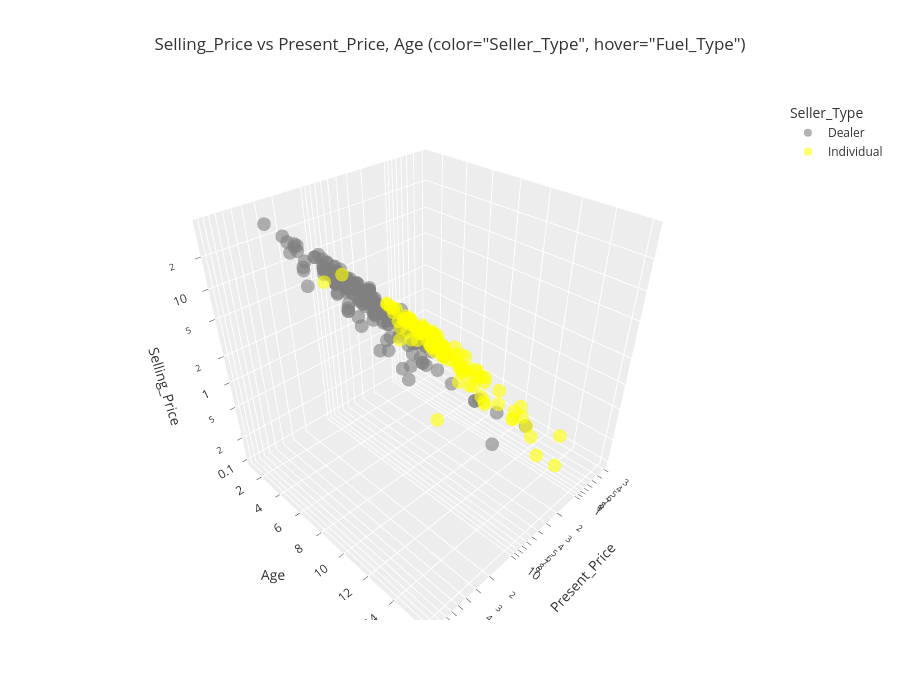

The notebook cell this image was saved under:
### Code cell
fig = px.scatter_3d(
        data_frame=df3,
        x='Present_Price',
        y='Age',
        z='Selling_Price',
        color='Seller_Type',
        color_discrete_sequence=['gray', 'yellow', 'green'],
        template='ggplot2',
        hover_name='Fuel_Type',
        # hover_data=
        opacity=0.6,
        # symbol='Transmission',
        # symbol_map=
        log_x=True,
        log_z=True,
        height=700,
        title=f'Selling_Price vs Present_Price, Age (color="Seller_Type", hover="Fuel_Type")'
)


pio.show(fig)

### Figure 1 — Plotly figure (JSON) as saved in the notebook; plotly's stock layout.template omitted (floating-point values rounded to 4 significant figures; data arrays with more than 128 entries replaced by an {"elided": "..."} marker saying what was removed)
{"data": [{"hovertemplate": "<b>%{hovertext}</b><br><br>Seller_Type=Dealer<br>Present_Price=%{x}<br>Age=%{y}<br>Selling_Price=%{z}<extra></extra>", "hovertext": {"elided": "193 str values"}, "legendgroup": "Dealer", "marker": {"color": "gray", "opacity": 0.6, "symbol": "circle"}, "mode": "markers", "name": "Dealer", "scene": "scene", "showlegend": true, "type": "scatter3d", "x": {"elided": "193 float values"}, "y": {"elided": "193 int values"}, "z": {"elided": "193 float values"}}, {"hovertemplate": "<b>%{hovertext}</b><br><br>Seller_Type=Individual<br>Present_Price=%{x}<br>Age=%{y}<br>Selling_Price=%{z}<extra></extra>", "hovertext": ["Petrol", "Petrol", "Diesel", "Petrol", "Petrol", "Petrol", "Petrol", "Petrol", "Petrol", "Petrol", "Petrol", "Petrol", "Petrol", "Petrol", "Petrol", "Petrol", "Petrol", "Petrol", "Petrol", "Petrol", "Petrol", "Petrol", "Petrol", "Petrol", "Petrol", "Petrol", "Petrol", "Petrol", "Petrol", "Petrol", "Petrol", "Petrol", "Petrol", "Petrol", "Petrol", "Petrol", "Petrol", "Petrol", "Petrol", "Petrol", "Petrol", "Petrol", "Petrol", "Petrol", "Petrol", "Petrol", "Petrol", "Petrol", "Petrol", "Petrol", "Petrol", "Petrol", "Petrol", "Petrol", "Petrol", "Petrol", "Petrol", "Petrol", "Petrol", "Petrol", "Petrol", "Petrol", "Petrol", "Petrol", "Petrol", "Petrol", "Petrol", "Petrol", "Petrol", "Petrol", "Petrol", "Petrol", "Petrol", "Petrol", "Petrol", "Petrol", "Petrol", "Petrol", "Petrol", "Petrol", "Petrol", "Petrol", "Petrol", "Petrol", "Petrol", "Petrol", "Petrol", "Petrol", "Petrol", "Petrol", "Petrol", "Petrol", "Petrol", "Petrol", "Petrol", "Petrol", "Petrol", "Petrol", "Petrol", "Petrol", "Petrol", "Petrol", "Petrol", "Petrol", "Petrol", "Petrol"], "legendgroup": "Individual", "marker": {"color": "yellow", "opacity": 0.6, "symbol": "circle"}, "mode": "markers", "name": "Individual", "scene": "scene", "showlegend": true, "type": "scatter3d", "x": [6.49, 2.28, 30.61, 10.21, 23.73, 1.9, 1.82, 1.78, 1.6, 1.47, 2.37, 3.45, 1.5, 1.5, 1.47, 1.78, 1.5, 2.4, 1.4, 1.47, 1.47, 1.47, 1.9, 1.47, 1.9, 1.26, 1.5, 1.17, 1.47, 1.75, 1.75, 0.95, 0.8, 0.87, 0.84, 0.87, 0.82, 0.95, 0.95, 0.81, 0.74, 1.2, 0.787, 0.87, 0.95, 1.2, 0.8, 0.84, 0.84, 0.99, 0.81, 0.787, 0.84, 0.94, 0.94, 0.826, 0.55, 0.99, 0.99, 0.88, 0.51, 0.52, 0.84, 0.54, 0.51, 0.95, 0.826, 0.99, 0.95, 0.54, 0.54, 0.55, 0.81, 0.73, 0.54, 0.83, 0.55, 0.64, 0.51, 0.72, 0.787, 1.05, 0.57, 0.52, 1.05, 0.51, 0.48, 0.58, 0.47, 0.75, 0.58, 0.52, 0.51, 0.57, 0.57, 0.75, 0.57, 0.75, 0.65, 0.787, 0.32, 0.52, 0.51, 0.57, 0.58, 0.75], "y": [2, 16, 6, 14, 13, 3, 2, 2, 2, 2, 4, 5, 6, 3, 2, 3, 3, 5, 3, 4, 4, 6, 4, 4, 6, 3, 8, 3, 6, 7, 10, 2, 3, 2, 2, 2, 4, 2, 3, 2, 4, 5, 6, 3, 4, 6, 3, 4, 3, 5, 7, 5, 4, 9, 3, 8, 3, 7, 6, 5, 2, 2, 4, 2, 2, 8, 5, 7, 9, 3, 3, 3, 5, 6, 4, 7, 4, 5, 2, 4, 8, 8, 3, 5, 9, 7, 3, 6, 6, 11, 11, 9, 6, 6, 14, 11, 7, 12, 6, 11, 4, 11, 9, 8, 12, 13], "z": [6.0, 0.35, 16.0, 2.75, 2.5, 1.75, 1.7, 1.65, 1.45, 1.35, 1.35, 1.35, 1.25, 1.2, 1.2, 1.2, 1.15, 1.15, 1.15, 1.15, 1.11, 1.1, 1.1, 1.1, 1.05, 1.05, 1.05, 1.05, 1.0, 0.95, 0.9, 0.9, 0.75, 0.8, 0.78, 0.75, 0.75, 0.75, 0.72, 0.65, 0.65, 0.65, 0.65, 0.6, 0.6, 0.6, 0.6, 0.6, 0.6, 0.6, 0.6, 0.55, 0.55, 0.52, 0.51, 0.5, 0.5, 0.5, 0.5, 0.5, 0.48, 0.48, 0.48, 0.48, 0.45, 0.45, 0.45, 0.45, 0.45, 0.45, 0.45, 0.45, 0.42, 0.42, 0.4, 0.4, 0.4, 0.4, 0.4, 0.38, 0.38, 0.35, 0.35, 0.35, 0.31, 0.3, 0.3, 0.3, 0.27, 0.25, 0.25, 0.25, 0.25, 0.25, 0.2, 0.2, 0.2, 0.2, 0.2, 0.2, 0.18, 0.17, 0.16, 0.15, 0.12, 0.1]}], "layout": {"height": 700, "legend": {"title": {"text": "Seller_Type"}, "tracegroupgap": 0}, "scene": {"domain": {"x": [0, 1], "y": [0, 1]}, "xaxis": {"title": {"text": "Present_Price"}, "type": "log"}, "yaxis": {"title": {"text": "Age"}}, "zaxis": {"title": {"text": "Selling_Price"}, "type": "log"}}, "title": {"text": "Selling_Price vs Present_Price, Age (color=\"Seller_Type\", hover=\"Fuel_Type\")"}}}
